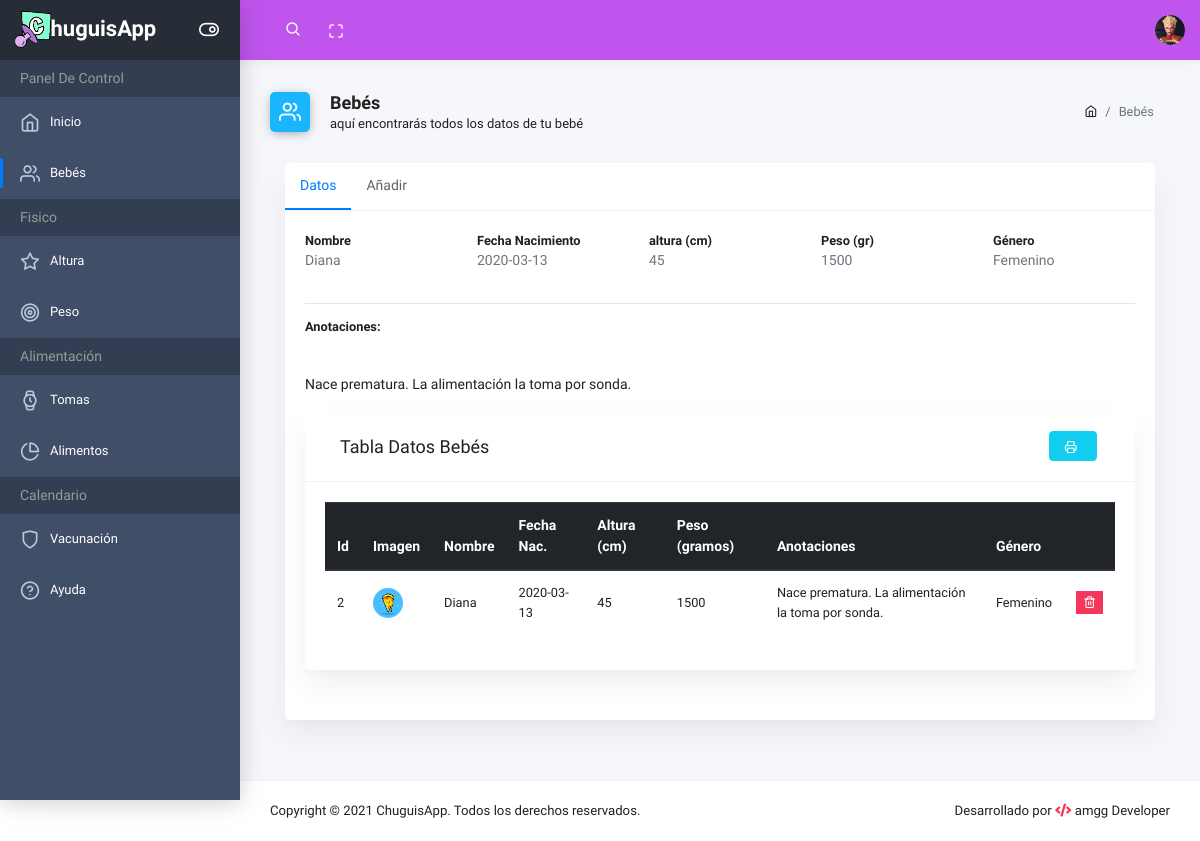
Screenshot of /panel/pages/bebes.php (signed in) with the database file from the repository.
### tables this page shows
CREATE TABLE `users` (
  `id` int(11) NOT NULL,
  `name` varchar(255) NOT NULL,
  `mail` varchar(255) NOT NULL,
  `pass` varchar(255) NOT NULL,
  `pass2` varchar(255) NOT NULL,
  `picture` varchar(255) NOT NULL,
  `created` datetime NOT NULL DEFAULT current_timestamp(),
  `role` int(11) NOT NULL
);

CREATE TABLE `babies` (
  `id` int(11) NOT NULL,
  `name` varchar(255) NOT NULL,
  `date` varchar(100) NOT NULL,
  `height` int(11) NOT NULL,
  `weight` int(11) NOT NULL,
  `notes` varchar(255) NOT NULL,
  `gender` varchar(100) NOT NULL,
  `usuario` int(11) NOT NULL
);

### panel/pages/bebes.php (the view, shortened to what this page needs)
<?php include_once 'funbb.php';?>
<!doctype html>
<html class="no-js" lang="es">
    <head>
        <link rel="stylesheet" href="../plugins/bootstrap/dist/css/bootstrap.min.css">
        <link rel="stylesheet" href="../plugins/fontawesome-free/css/all.min.css">
        <link rel="stylesheet" href="../plugins/ionicons/dist/css/ionicons.min.css">
        <link rel="stylesheet" href="../plugins/icon-kit/dist/css/iconkit.min.css">
        <link rel="stylesheet" href="../plugins/perfect-scrollbar/css/perfect-scrollbar.css">
        <link rel="stylesheet" href="../dist/css/theme.min.css">
    </head>
    <body>
         <div class="wrapper">
            <header class="header-top" header-theme="<?php echo $colorSelect?>">
                <div class="container-fluid">
                    <div class="d-flex justify-content-between">
                        <div class="top-menu d-flex align-items-center">
                            <div class="header-search">
                                <div class="input-group">
                                    <input type="text" class="form-control" placeholder="buscar..." id="buscarTexto">
                                    <span class="input-group-addon search-btn"><i class="ik ik-search"></i></span>
                                </div>
                            </div>
                            <button type="button" id="navbar-fullscreen" class="nav-link"><i class="ik ik-maximize"></i></button>
                        </div>
                        <div class="top-menu d-flex align-items-center">
                        <?php include 'menuModal.php';?>
                    </div>
                </div>
            </div>
            </header>
            <?php include 'menuLateral.php';?>
            <div class="sidebar-content">
                        <div class="nav-container">
                            <nav id="main-menu-navigation" class="navigation-main">
                                <div class="nav-lavel">Panel de Control</div>
                                <div class="nav-item">
                                    <a href="../index.php"><i class="ik ik-home"></i><span>Inicio</span></a>
                                </div>
                                <div class="nav-item active">
                                    <a href="bebes.php"><i class="ik ik-users"></i><span>Bebés</span></a>
                                </div>
                                <div class="nav-lavel">Fisico</div>
                                <div class="nav-item">
                                    <a href="altura.php"><i class="ik ik-star"></i><span>Altura</span></a>
                                </div>
                                <div class="nav-item">
                                    <a href="peso.php"><i class="ik ik-target"></i><span>Peso</span></a>
                                </div>
                                <div class="nav-lavel">Alimentación</div>
                                <div class="nav-item">
                                    <a href="tomas.php"><i class="ik ik-watch"></i><span>Tomas</span></a>
                                </div>
                                <div class="nav-item">
                                    <a href="alimentos.php"><i class="ik ik-pie-chart"></i><span>Alimentos</span></a>
                                </div>
                                <div class="nav-lavel">Calendario</div>
                                <div class="nav-item">
                                    <a href="vacunacion.php"><i class="ik ik-shield"></i><span>Vacunación</span></a>
                                </div>
                                <div class="nav-item">
                                    <a href="ayuda.php"><i class="ik ik-help-circle"></i><span>Ayuda</span></a>
                                </div>
                            </nav>
                        </div>
                    </div>
                </div>
                <div class="main-content" id="content">
                    <div class="container-fluid">
                        <div class="page-header">
                            <div class="row align-items-end">
                                <div class="col-lg-8">
                                    <div class="page-header-title">
                                        <i class="ik ik ik-users bg-blue"></i>
                                        <div class="d-inline">
                                            <h5>Bebés</h5>
                                            <span>aquí encontrarás todos los datos de tu bebé</span>
                                        </div>
                                    </div>
                                </div>
                                <div class="col-lg-4">
                                    <nav class="breadcrumb-container" aria-label="breadcrumb">
                                        <ol class="breadcrumb">
                                            <li class="breadcrumb-item">
                                                <a href="../index.php"><i class="ik ik-home"></i></a>
                                            </li>
                                            <li class="breadcrumb-item active" aria-current="page">Bebés</li>
                                        </ol>
                                    </nav>
                                </div>
                            </div>
                        </div>
                            <div class="col-lg-12 col-md-9">
                                <div class="card">
                                    <ul class="nav nav-pills custom-pills" id="pills-tab" role="tablist">
                                        <li class="nav-item">
                                            <a class="nav-link active" id="pills-profile-tab" data-toggle="pill" href="#datos" role="tab" aria-controls="pills-profile" aria-selected="false">Datos</a>
                                        </li>
                                        <li class="nav-item">
                                            <a class="nav-link" id="pills-setting-tab" data-toggle="pill" href="#insertar" role="tab" aria-controls="pills-setting" aria-selected="false">Añadir</a>
                                        </li>
                                    </ul>
                                    <div class="tab-content" id="pills-tabContent">
                                        <div class="tab-pane fade show active" id="datos" role="tabpanel" aria-labelledby="pills-profile-tab">
                                            <div class="card-body">
                                                <div class="row">
                                                    <div class="col order-1"> <strong>Nombre</strong>
                                                        <br>
                                                        <p class="text-muted"><?php echo $nameBb?></p>
                                                    </div>
                                                    <div class="col order-2"> <strong>Fecha Nacimiento</strong>
                                                        <br>
                                                        <p class="text-muted"><?php echo $dateBb?></p>
                                                    </div>
                                                    <div class="col order-3"> <strong>altura (cm)</strong>
                                                        <br>
                                                        <p class="text-muted"><?php echo $heightBb?></p>
                                                    </div>
                                                    <div class="col order-4"> <strong>Peso (gr)</strong>
                                                        <br>
                                                        <p class="text-muted"><?php echo $weightBb?></p>
                                                    </div>
                                                    <div class="col order-5"> <strong>Género</strong>
                                                        <br>
                                                        <p class="text-muted"><?php echo $genderBb?></p>
                                                    </div>
                                                </div>
                                                <hr>
                                                <label><strong>Anotaciones:</strong></label>
                                                <p class="mt-30"><?php echo $notesBb?></p>
                                                <div class="row">
                                                <div class="col-md-12">
                                                 <div class="card">
                                                  <div class="card-header"><h3 class="col-md-11">Tabla Datos Bebés</h3>
                                                  <button id="impPdfBabies" class="btn btn-info .col-6 .col-md-4" type="button" onclick="impPdfBabies()"><i id="imp" class="ik ik-printer"></i></button>
                                                  </div>
                                                  <div class="card-body">
                                                  <div class="table-responsive">
                                                    <table id="data_table_baby" class="table">
                                                      <thead class="thead-dark">
                                                        <tr>
                                                          <th>Id</th>
                                                          <th class="nosort">Imagen</th>
                                                          <th>Nombre</th>
                                                          <th>Fecha Nac.</th>
                                                          <th>Altura (cm)</th>
                                                          <th>Peso (gramos)</th>
                                                          <th>Anotaciones</th>
                                                          <th>Género</th>
                                                          <th class="nosort">&nbsp;</th>
                                                        </tr>
                                                    </thead>
                                                <tbody>
                                                  <?php echo $table?>
                                                </tbody>
                                             </table>
                                             </div>
                                            </div>
                                        </div>
                                        </div>
                                    </div>
                                </div>
                            </div>
                         </div>
                    </div>
                </div>
            </div>
        </div>
        <?php include 'footer.php';?>
     </div>
    </div>
    </body>
</html>

### panel/pages/funbb.php (shortened to what this page needs)
<?php
include_once '../../includes/conexion.php';
$id=$_SESSION['idUser'];
$queryColorSelect="SELECT * FROM profile WHERE iduser='$id'";
$querySelec="SELECT * FROM users WHERE id='$id'";
$resultColorSelect=mysqli_query($con,$queryColorSelect) ;
$resultSelec=mysqli_query($con,$querySelec) ;
$rowColor=mysqli_fetch_assoc($resultColorSelect);
$rowSelec=mysqli_fetch_assoc($resultSelec);
if(isset($rowColor['color'])){
    $colorSelect=$rowColor['color'];
}
$pictureSelect=$rowSelec['picture'];
$sql="SELECT * FROM babies WHERE usuario='$id'";
$result=mysqli_query($con,$sql);
$table='';
if(mysqli_num_rows($result)>0){
    while($row=mysqli_fetch_assoc($result)){
        $idBb=$row['id'];
        $nameBb=$row['name'];
        $dateBb=$row['date'];
        $heightBb=$row['height'];
        $weightBb=$row['weight'];
        $notesBb=$row['notes'];
        $genderBb=$row['gender'];
        $table.='<tr>
                    <td>'.$idBb.'</td>
                    <td><img src="../img/portfolio-1.jpg" class="table-user-thumb" alt="" id="avatarTable"></td>
                    <td>'.$nameBb.'</td>
                    <td>'.$dateBb.'</td>
                    <td>'.$heightBb.'</td>
                    <td>'.$weightBb.'</td>
                    <td>'.$notesBb.'</td>
                    <td>'.$genderBb.'</td>
                    <td>
                        <div class="table-actions">
                            <form action="bebes.php" method="POST">
                            <input type="hidden" name="idBb" value="'.$idBb.'">
                            <button type="submit" name="delete" class="btn-danger"><i class="ik ik-trash-2"></i></button>
                            </form>
                        </div>
                    </td>
                </tr>';
    }
}else{
}
?>

### panel/pages/menuModal.php (shortened to what this page needs)
<div class="dropdown">
    <a class="dropdown-toggle" href="#" id="userDropdown" role="button" data-toggle="dropdown" aria-haspopup="true" aria-expanded="false"><img class="avatar" src="../../images/users/<?php echo $pictureSelect;?>" alt=""></a>
</div>

### rows the page displays
users: picture (picture)
babies: name "Diana", date "2020-03-13", height "45", weight "1500", gender "Femenino", notes "Nace prematura. La alimentación la toma por sonda.", id "2"
